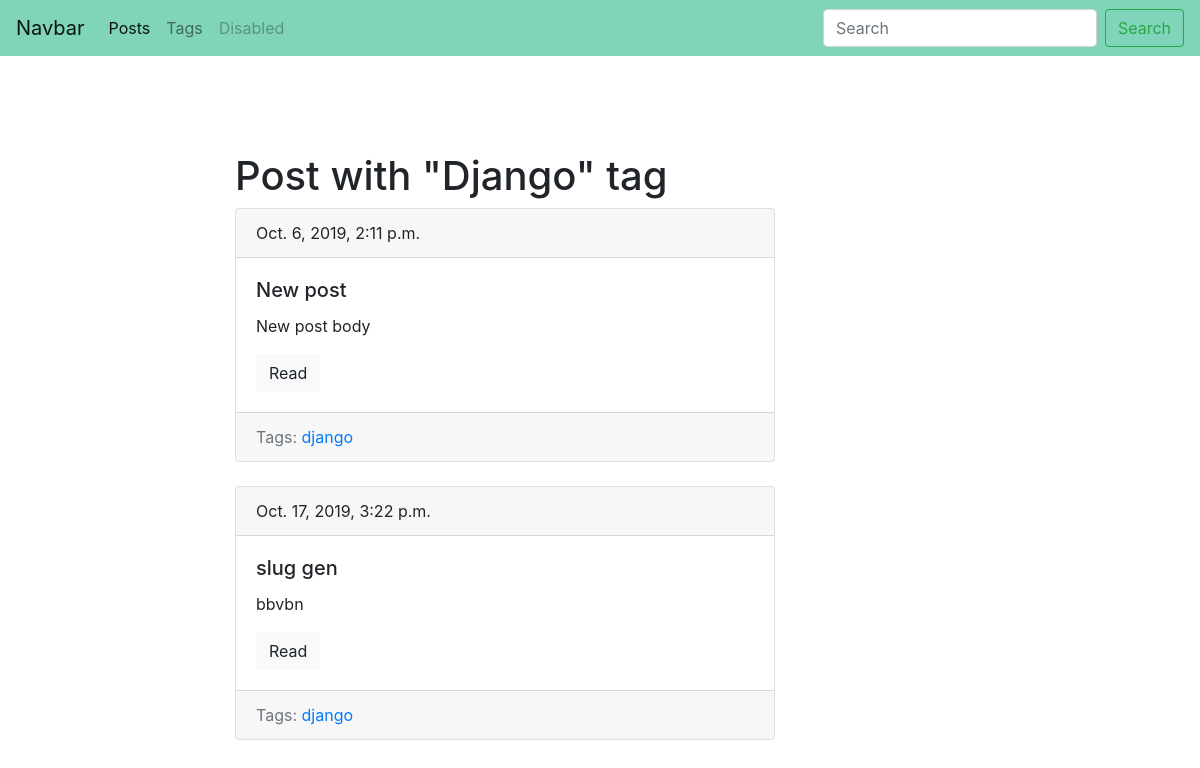
Page /blog/tag/django/ on the earlier database version.
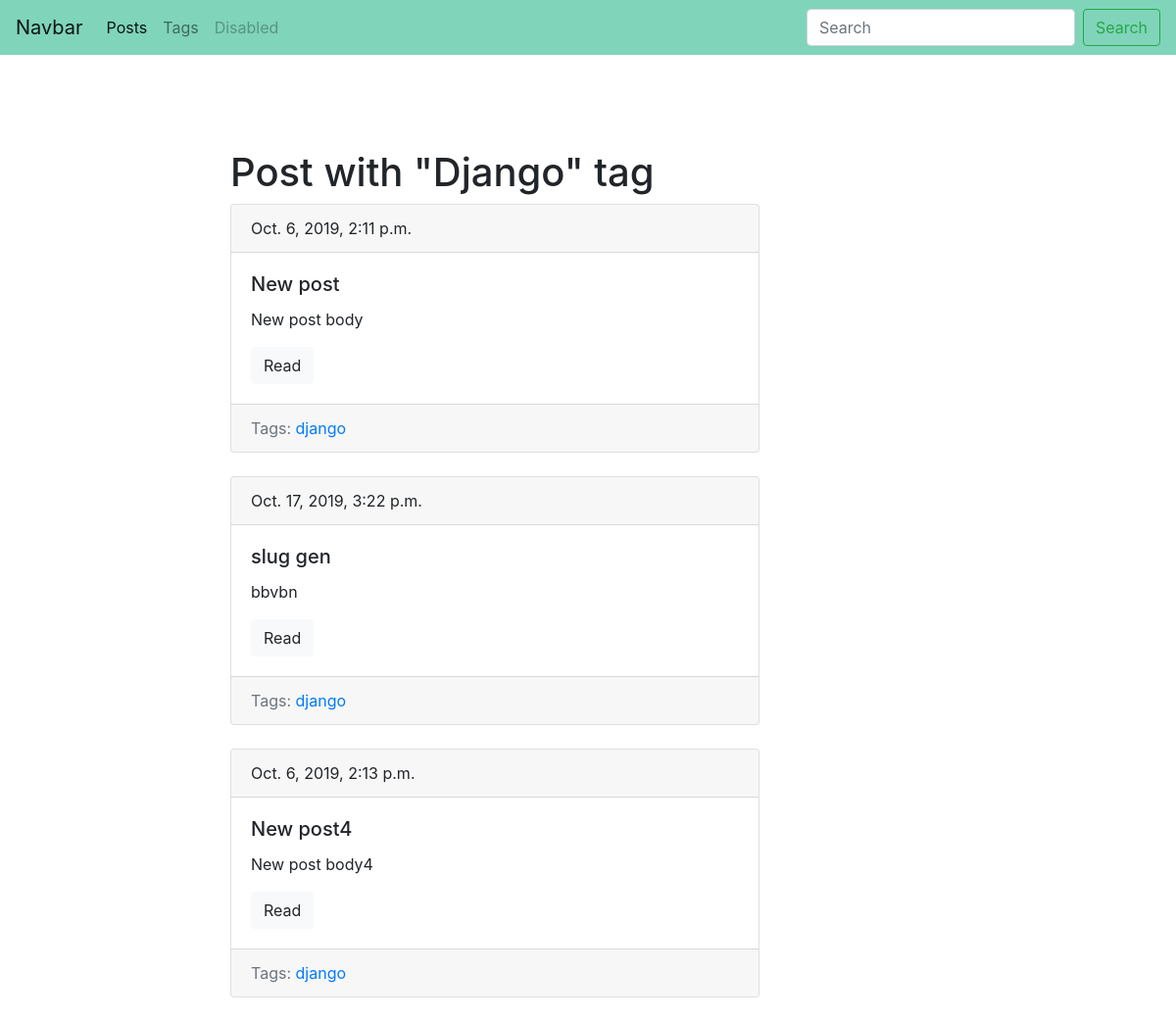
Same page on the later database version.
### blog/models.py (models this page shows, shortened)
class Post(models.Model):
    title = models.CharField(max_length=150, db_index=True)
    slug = models.SlugField(max_length=150, blank=True, unique= True)
    body = models.TextField(blank=True, db_index=True)
    date_pub = models.DateTimeField(auto_now_add=True)
    tags = models.ManyToManyField('Tag', blank=True, related_name='posts')
    def get_absolute_url(self):
        return reverse('post_detail_url', kwargs={'slug': self.slug})

class Tag(models.Model):
    title = models.CharField(max_length=50)
    slug = models.SlugField(max_length=50, unique=True)
    def get_absolute_url(self):
        return reverse('tag_detail_url', kwargs={"slug": self.slug})

### blog/views.py (the view)
# urls.py: path('tag/<str:slug>/', TagDetail.as_view(), name='tag_detail_url'),
class TagDetail(ObjectDetailMixin, View):
    model = Tag
    template = 'blog/tag_detail.html'

### blog/utils.py (called while the page is built)
    def get(self, request, slug):
        obj = get_object_or_404(self.model, slug__iexact=slug)
        return render(request, self.template, context={self.model.__name__.lower(): obj, 'admin_object': obj,
                                                       'detail': True})

### blog/templates/blog/tag_detail.html (shortened to what this page needs)
{% extends 'blog/base_blog.html' %}
{% block content %}
    <h1 class="mt-5">
        Post with "{{ tag.title|title }}" tag
    </h1>
    {% for post in tag.posts.all %}
        {% include 'blog/includes/post_card_template.html' %}
    {% endfor %}
{% endblock %}

### blog/templates/blog/includes/post_card_template.html
        <div class="card mb-4">
          <div class="card-header">
            {{ post.date_pub }}
          </div>
          <div class="card-body">
            <h5 class="card-title">{{ post.title }}</h5>
            <p class="card-text">{{ post.body|truncatewords:15 }}</p>
            <a href="{{ post.get_absolute_url }}" class="btn btn-light">Read</a>
          </div>
            <div class="card-footer text-muted">
                Tags:
                {% for tag in post.tags.all %}
                    <a href="{{ tag.get_absolute_url }}"> {{ tag.title }} </a>
                {% endfor %}
            </div>
        </div>

Differences in the rows shown:
now on this page (row edited): Post: date_pub "Oct. 6, 2019, 2:13 p.m.", title "New post4", body "New post body4", Tag (title "django")
